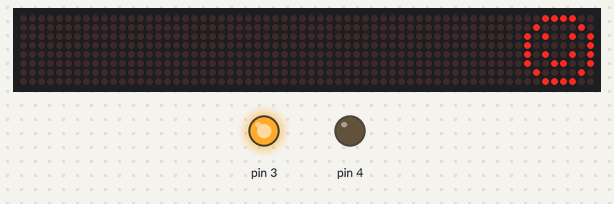
The sketch below on a simulated Arduino Uno, built with avr-gcc and run on an emulated ATmega328P. On the bench: 64×8 LED matrix, output pins drawn as LEDs (lit = HIGH).

Above: at 0.1 s.
At 1.1 s:
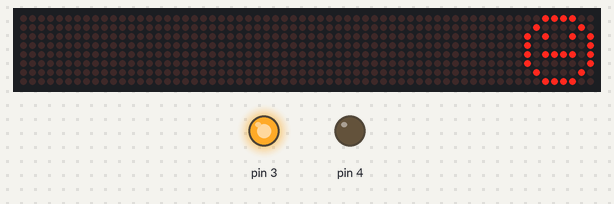
At 3.1 s:
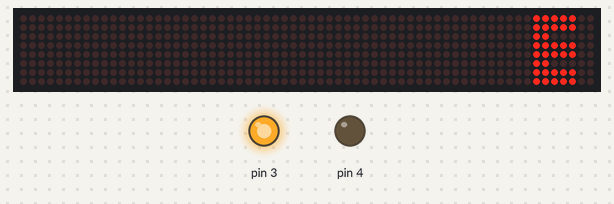
At 6.1 s:
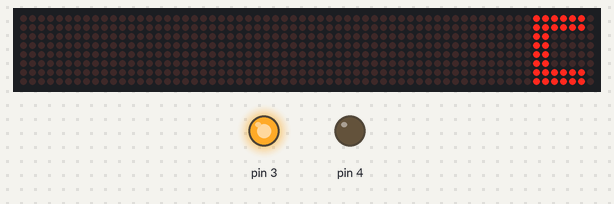
At 9.1 s:
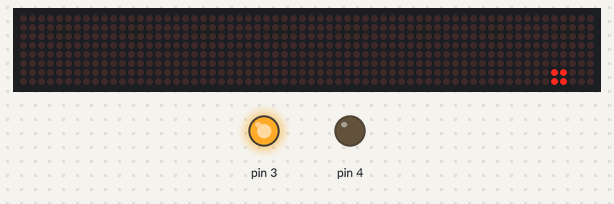
At 13.1 s:
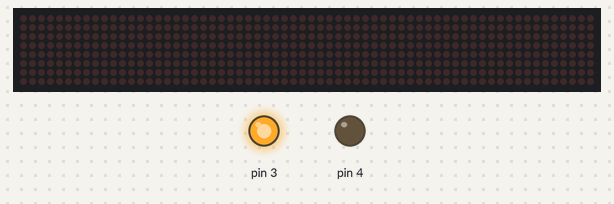

Measured:
- by itself, everything shown: repeats every 14.1 s, in 14 steps
- what the display in image 1 shows lasts 1.0 s, from 1.0 s to 2.0 s

The sketch:

matrix_module.ino
```cpp
#include <LedControl.h>

int DIN = 5;
int CS =  6;
int CLK = 7;

byte e[8]=     {0x7C,0x7C,0x60,0x7C,0x7C,0x60,0x7C,0x7C};
byte d[8]=     {0x78,0x7C,0x66,0x66,0x66,0x66,0x7C,0x78};
byte u[8]=     {0x66,0x66,0x66,0x66,0x66,0x66,0x7E,0x7E};
byte c[8]=     {0x7E,0x7E,0x60,0x60,0x60,0x60,0x7E,0x7E};
byte eight[8]= {0x7E,0x7E,0x66,0x7E,0x7E,0x66,0x7E,0x7E};
byte s[8]=     {0x7E,0x7C,0x60,0x7C,0x3E,0x06,0x3E,0x7E};
byte dot[8]=   {0x00,0x00,0x00,0x00,0x00,0x00,0x18,0x18};
byte o[8]=     {0x7E,0x7E,0x66,0x66,0x66,0x66,0x7E,0x7E};
byte m[8]=     {0xE7,0xFF,0xFF,0xDB,0xDB,0xDB,0xC3,0xC3};

LedControl lc=LedControl(DIN,CLK,CS,0);

void setup(){
  pinMode(3,OUTPUT);
  pinMode(4,OUTPUT);

  digitalWrite(3,HIGH);
  digitalWrite(4,LOW);

 lc.shutdown(0,false);       //The MAX72XX is in power-saving mode on startup
 lc.setIntensity(0,15);      // Set the brightness to maximum value
 lc.clearDisplay(0);         // and clear the display
}

void loop(){

    byte smile[8]=   {0x3C,0x42,0xA5,0x81,0xA5,0x99,0x42,0x3C};
    byte neutral[8]= {0x3C,0x42,0xA5,0x81,0xBD,0x81,0x42,0x3C};
    byte frown[8]=   {0x3C,0x42,0xA5,0x81,0x99,0xA5,0x42,0x3C};

    printByte(smile);

    delay(1000);

    printByte(neutral);

    delay(1000);

    printByte(frown);

    delay(1000);

    printEduc8s();

    lc.clearDisplay(0);

    delay(1000);
}

void printEduc8s()
{
  printByte(e);
  delay(1000);
  printByte(d);
  delay(1000);
  printByte(u);
  delay(1000);
  printByte(c);
  delay(1000);
  printByte(eight);
  delay(1000);
  printByte(s);
  delay(1000);
  printByte(dot);
  delay(1000);
  printByte(c);
  delay(1000);
  printByte(o);
  delay(1000);
  printByte(m);
  delay(1000);
}

void printByte(byte character [])
{
  int i = 0;
  for(i=0;i<8;i++)
  {
    lc.setRow(0,i,character[i]);
  }
}
```
